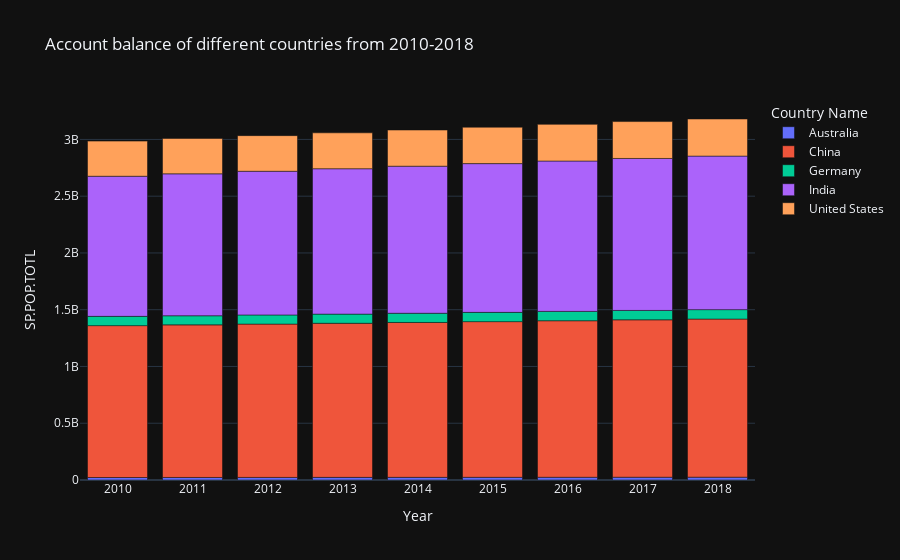

Write notebook code for a chart like this one.
### Markdown cell above
## Account balance of different countries from 2010-2018

### Code cell
import pandas as pd
import plotly.express as px

import plotly.io as pio

pio.templates.default = "plotly_dark"

fig = px.bar(df1, x="Year", y="SP.POP.TOTL", color="Country Name", title="Account balance of different countries from 2010-2018")
fig.show()

### Figure 1 — Plotly figure (JSON) as saved in the notebook; plotly's stock layout.template omitted (floating-point values rounded to 4 significant figures)
{"data": [{"alignmentgroup": "True", "hovertemplate": "Country Name=Australia<br>Year=%{x}<br>SP.POP.TOTL=%{y}<extra></extra>", "legendgroup": "Australia", "marker": {"color": "#636efa"}, "name": "Australia", "offsetgroup": "Australia", "orientation": "v", "showlegend": true, "textposition": "auto", "type": "bar", "x": [2010, 2011, 2012, 2013, 2014, 2015, 2016, 2017, 2018], "xaxis": "x", "y": [22031750, 22340024, 22733465, 23128129, 23475686, 23815995, 24190907, 24601860, 24982688], "yaxis": "y"}, {"alignmentgroup": "True", "hovertemplate": "Country Name=China<br>Year=%{x}<br>SP.POP.TOTL=%{y}<extra></extra>", "legendgroup": "China", "marker": {"color": "#EF553B"}, "name": "China", "offsetgroup": "China", "orientation": "v", "showlegend": true, "textposition": "auto", "type": "bar", "x": [2010, 2011, 2012, 2013, 2014, 2015, 2016, 2017, 2018], "xaxis": "x", "y": [1337705000, 1344130000, 1350695000, 1357380000, 1364270000, 1371220000, 1378665000, 1386395000, 1392730000], "yaxis": "y"}, {"alignmentgroup": "True", "hovertemplate": "Country Name=Germany<br>Year=%{x}<br>SP.POP.TOTL=%{y}<extra></extra>", "legendgroup": "Germany", "marker": {"color": "#00cc96"}, "name": "Germany", "offsetgroup": "Germany", "orientation": "v", "showlegend": true, "textposition": "auto", "type": "bar", "x": [2010, 2011, 2012, 2013, 2014, 2015, 2016, 2017, 2018], "xaxis": "x", "y": [81776930, 80274983, 80425823, 80645605, 80982500, 81686611, 82348669, 82657002, 82905782], "yaxis": "y"}, {"alignmentgroup": "True", "hovertemplate": "Country Name=India<br>Year=%{x}<br>SP.POP.TOTL=%{y}<extra></extra>", "legendgroup": "India", "marker": {"color": "#ab63fa"}, "name": "India", "offsetgroup": "India", "orientation": "v", "showlegend": true, "textposition": "auto", "type": "bar", "x": [2010, 2011, 2012, 2013, 2014, 2015, 2016, 2017, 2018], "xaxis": "x", "y": [1234281170, 1250288729, 1265782790, 1280846129, 1295604184, 1310152403, 1324509589, 1338658835, 1352617328], "yaxis": "y"}, {"alignmentgroup": "True", "hovertemplate": "Country Name=United States<br>Year=%{x}<br>SP.POP.TOTL=%{y}<extra></extra>", "legendgroup": "United States", "marker": {"color": "#FFA15A"}, "name": "United States", "offsetgroup": "United States", "orientation": "v", "showlegend": true, "textposition": "auto", "type": "bar", "x": [2010, 2011, 2012, 2013, 2014, 2015, 2016, 2017, 2018], "xaxis": "x", "y": [309321666, 311556874, 313830990, 315993715, 318301008, 320635163, 322941311, 324985539, 326687501], "yaxis": "y"}], "layout": {"barmode": "relative", "legend": {"title": {"text": "Country Name"}, "tracegroupgap": 0}, "title": {"text": "Account balance of different countries from 2010-2018"}, "xaxis": {"anchor": "y", "domain": [0, 1], "title": {"text": "Year"}}, "yaxis": {"anchor": "x", "domain": [0, 1], "title": {"text": "SP.POP.TOTL"}}}}
